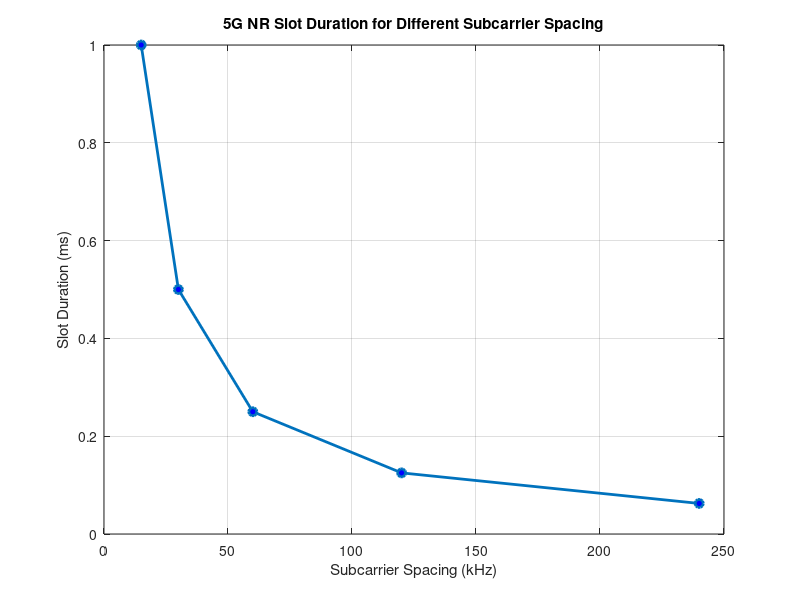

Write the MATLAB code that produced this figure.
clear;  
close all;  

scs = [15 30 60 120 240]; 

slot = [1 0.5 0.25 0.125 0.0625]; 

figure;
plot(scs, slot, 'o-', 'LineWidth', 2, 'MarkerFaceColor', 'b')  
grid on  
xlabel('Subcarrier Spacing (kHz)')  
ylabel('Slot Duration (ms)')  
title('5G NR Slot Duration for Different Subcarrier Spacing')
